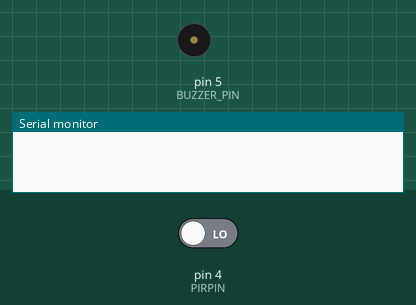
Simulated run of this sketch. Board: Arduino Uno, built with avr-gcc and run on an emulated ATmega328P. Parts: buzzer (waves = sounding, pin HIGH), the last lines printed to the serial monitor. The test bench sets the inputs (shaded band); at power-on: pin 4 (PIRPIN) LOW.

Above: at 1.2 s.
1.3 s: pin 4 (PIRPIN) driven HIGH
At 2.1 s:
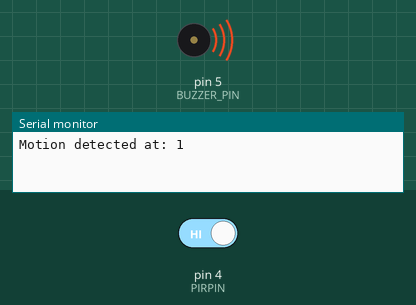
Timing chart, 0 to 9.8 s (numbered marks = the images above; inputs shaded):
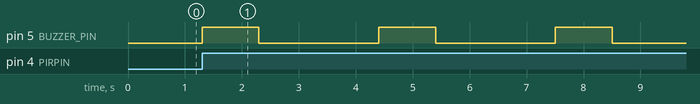

The sketch:

EXP6_PBA.ino
```cpp
// Define pin connections
#define PIRPIN 4   // PIR sensor output pin
#define BUZZER_PIN 5 // Buzzer pin

void setup() {
  Serial.begin(9600);
  pinMode(PIRPIN, INPUT); // Set PIR pin as input
  pinMode(BUZZER_PIN, OUTPUT); // Set buzzer pin as output
}

void loop() {
  int motionDetected = digitalRead(PIRPIN); // Read PIR sensor state

  // Check if motion is detected
  if (motionDetected == HIGH) {
    // Motion detected, sound the buzzer
    digitalWrite(BUZZER_PIN, HIGH); // Activate buzzer
    Serial.print("Motion detected at: ");
    Serial.println(millis() / 1000); // Log the timestamp in seconds
    delay(1000);
    digitalWrite(BUZZER_PIN, LOW);
    delay(2000);
  } else {
    // No motion detected
    digitalWrite(BUZZER_PIN, LOW);
  }

  delay(100);
}
```

Measured:
- after the input at 1.3 s, pin 5 (BUZZER_PIN): alternates HIGH for 1.0 s and LOW for 2.1 s, starting at once
